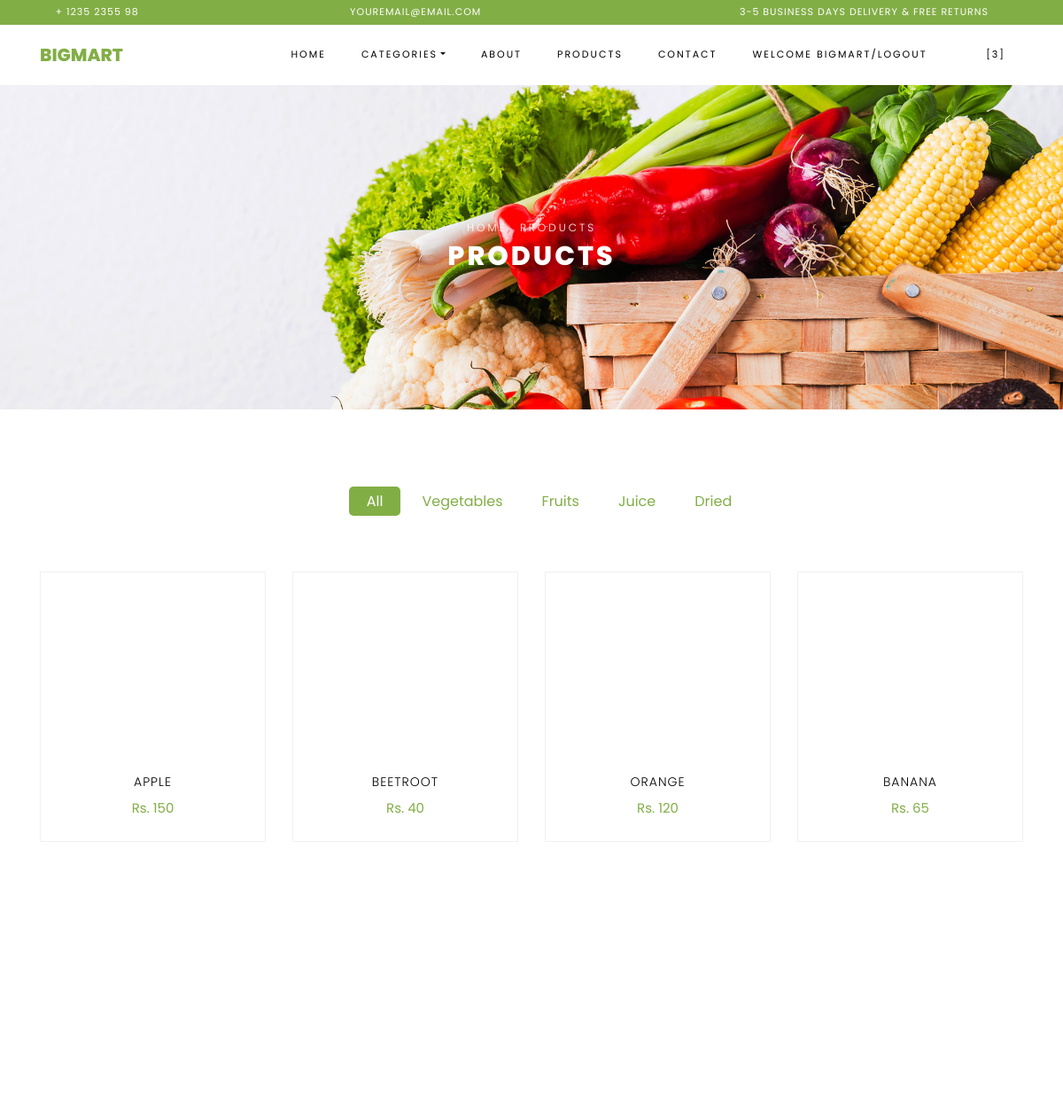
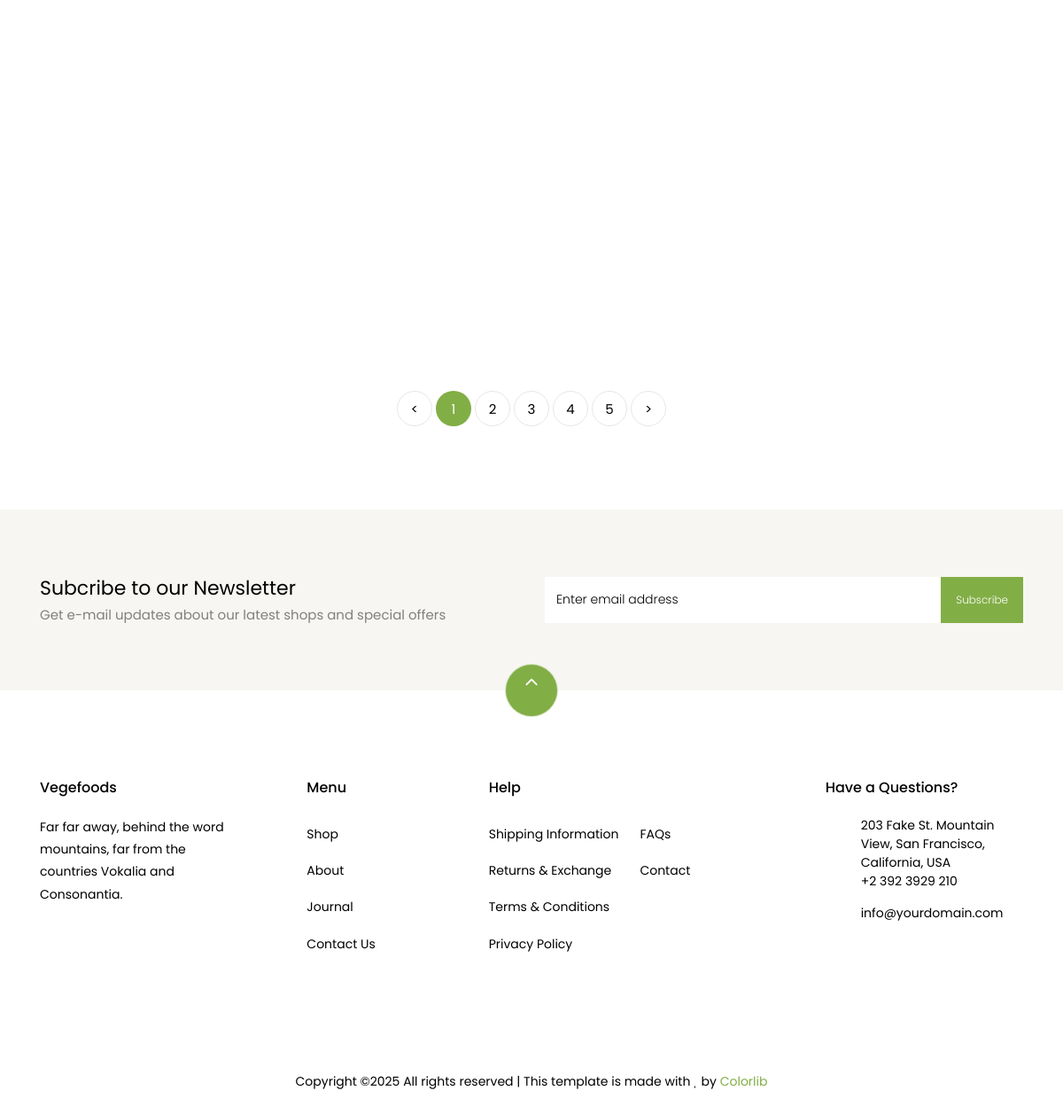
/productpage/ (signed in), run on the app's committed database (2 pictures, top to bottom).
### AdminApp/models.py (models this page shows)
class productdb(models.Model):
    Category_name=models.CharField(max_length=100,null=True,blank=True)
    Product_name=models.CharField(max_length=100,null=True,blank=True)
    Price=models.IntegerField(null=True,blank=True)
    Description=models.CharField(max_length=100,null=True,blank=True)
    Quantity=models.IntegerField(null=True,blank=True)
    Image=models.ImageField(upload_to="Product Images", null=True,blank=True)

### WebApp/views.py (the view)
# urls.py: path("productpage/", views.productpage, name="productpage"),
def productpage(request):
    categories = categorydb.objects.all()
    products=productdb.objects.all()
    cat_data = CartDb.objects.filter(Username=request.session['Username'])
    cat = cat_data.count()
    return render(request,"Product.html",{'products':products,'categories':categories,'cat':cat})

### WebApp/templates/Product.html (shortened to what this page needs)
<!DOCTYPE html>
{% load static %}
<html lang="en">
    <head>
    <link rel="stylesheet" href="{% static 'adminstyle/css/open-iconic-bootstrap.min.css' %}">
    <link rel="stylesheet" href="{% static 'adminstyle/css/animate.css' %}">
    <link rel="stylesheet" href="{% static 'adminstyle/css/owl.carousel.min.css' %}">
    <link rel="stylesheet" href="{% static 'adminstyle/css/owl.theme.default.min.css' %}">
    <link rel="stylesheet" href="{% static 'adminstyle/css/magnific-popup.css' %}">
    <link rel="stylesheet" href="{% static 'adminstyle/css/aos.css' %}">
    <link rel="stylesheet" href="{% static 'adminstyle/css/ionicons.min.css' %}">
    <link rel="stylesheet" href="{% static 'adminstyle/css/bootstrap-datepicker.css' %}">
    <link rel="stylesheet" href="{% static 'adminstyle/css/jquery.timepicker.css' %}">
    <link rel="stylesheet" href="{% static 'adminstyle/css/flaticon.css' %}">
    <link rel="stylesheet" href="{% static 'adminstyle/css/icomoon.css' %}">
    <link rel="stylesheet" href="{% static 'adminstyle/css/style.css' %}">
  </head>
  <body class="goto-here">
<div class="py-1 bg-primary">
    	<div class="container">
    		<div class="row no-gutters d-flex align-items-start align-items-center px-md-0">
	    		<div class="col-lg-12 d-block">
		    		<div class="row d-flex">
		    			<div class="col-md pr-4 d-flex topper align-items-center">
					    	<div class="icon mr-2 d-flex justify-content-center align-items-center"><span class="icon-phone2"></span></div>
						    <span class="text">+ 1235 2355 98</span>
					    </div>
					    <div class="col-md pr-4 d-flex topper align-items-center">
					    	<div class="icon mr-2 d-flex justify-content-center align-items-center"><span class="icon-paper-plane"></span></div>
						    <span class="text">youremail@email.com</span>
					    </div>
					    <div class="col-md-5 pr-4 d-flex topper align-items-center text-lg-right">
						    <span class="text">3-5 Business days delivery &amp; Free Returns</span>
					    </div>
				    </div>
			    </div>
		    </div>
		  </div>
    </div>
       <nav class="navbar navbar-expand-lg navbar-dark ftco_navbar bg-dark ftco-navbar-light" id="ftco-navbar">
	    <div class="container">
	      <a class="navbar-brand" href="{% static 'adminstyle/index.html' %}">BIGMART</a>
	      <div class="collapse navbar-collapse" id="ftco-nav">
	        <ul class="navbar-nav ml-auto">
	          <li class="nav-item active"><a href="{% url 'homePage' %}" class="nav-link">Home</a></li>
	          <li class="nav-item dropdown">
              <a class="nav-link dropdown-toggle" href="#" id="dropdown04" data-toggle="dropdown" aria-haspopup="true" aria-expanded="false">CATEGORIES</a>
            </li>
	          <li class="nav-item"><a href="{% url 'aboutpage' %}" class="nav-link">About</a></li>
	          <li class="nav-item"><a href="{%url 'productpage' %}" class="nav-link">PRODUCTS</a></li>
	          <li class="nav-item"><a href="{% url 'contactpage' %}" class="nav-link">Contact</a></li>
                {% if request.session.Username %}
	          <li class="nav-item"><a href="{% url 'delete_user' %}" class="nav-link">Welcome {{request.session.Username}}/Logout</a></li>
                {% else %}
	          <li class="nav-item"><a href="{% url 'delete_user' %}" class="nav-link">Register/Login</a></li>
                {% endif %}
	          <li ><a href="{% url 'cart' %}" class="nav-link"></a></li>
                <li class="nav-item cta cta-colored">
    <a href="{% url 'cart' %}" class="nav-link">
        <span class="icon-shopping_cart"></span>[{{cat}}]
    </a>
</li>
	        </ul>
	      </div>
	    </div>
	  </nav>
    <div class="hero-wrap hero-bread" style="background-image: url({% static 'adminstyle/images/bg_1.jpg' %});">
      <div class="container">
        <div class="row no-gutters slider-text align-items-center justify-content-center">
          <div class="col-md-9 ftco-animate text-center">
          	<p class="breadcrumbs"><span class="mr-2"><a href="index.html">Home</a></span> <span>Products</span></p>
            <h1 class="mb-0 bread">Products</h1>
          </div>
        </div>
      </div>
    </div>
    <section class="ftco-section">
    	<div class="container">
    		<div class="row justify-content-center">
    			<div class="col-md-10 mb-5 text-center">
    				<ul class="product-category">
    					<li><a href="#" class="active">All</a></li>
    					<li><a href="#">Vegetables</a></li>
    					<li><a href="#">Fruits</a></li>
    					<li><a href="#">Juice</a></li>
    					<li><a href="#">Dried</a></li>
    				</ul>
    			</div>
    		</div>
    		<div class="row">
					{% for d in products %}
    			<div class="col-md-6 col-lg-3 ftco-animate">
    				<div class="product">
    					<a href="{% url 'single_product' pro_id=d.id %}" class="img-prod"><img  height="210px" src="{{d.Image.url}}" alt="Colorlib Template">
    					</a>
    					<div class="text py-3 pb-4 px-3 text-center">
    						<h3><a href="#">{{d.Product_name}}</a></h3>
    						<div class="d-flex">
    							<div class="pricing">
		    						<p class="price"><span class="price-sale">Rs. {{d.Price}}</span></p>
		    					</div>
	    					</div>
    					</div>
    				</div>
    			</div>
					{% endfor %}
    		</div>
    		<div class="row mt-5">
          <div class="col text-center">
            <div class="block-27">
              <ul>
                <li><a href="#">&lt;</a></li>
                <li class="active"><span>1</span></li>
                <li><a href="#">2</a></li>
                <li><a href="#">3</a></li>
                <li><a href="#">4</a></li>
                <li><a href="#">5</a></li>
                <li><a href="#">&gt;</a></li>
              </ul>
            </div>
          </div>
        </div>
    	</div>
    </section>
		<section class="ftco-section ftco-no-pt ftco-no-pb py-5 bg-light">
      <div class="container py-4">
        <div class="row d-flex justify-content-center py-5">
          <div class="col-md-6">
          	<h2 style="font-size: 22px;" class="mb-0">Subcribe to our Newsletter</h2>
          	<span>Get e-mail updates about our latest shops and special offers</span>
          </div>
          <div class="col-md-6 d-flex align-items-center">
            <form action="#" class="subscribe-form">
              <div class="form-group d-flex">
                <input type="text" class="form-control" placeholder="Enter email address">
                <input type="submit" value="Subscribe" class="submit px-3">
              </div>
            </form>
          </div>
        </div>
      </div>
    </section>
    <footer class="ftco-footer ftco-section">
      <div class="container">
      	<div class="row">
      		<div class="mouse">
						<a href="#" class="mouse-icon">
							<div class="mouse-wheel"><span class="ion-ios-arrow-up"></span></div>
						</a>
					</div>
      	</div>
        <div class="row mb-5">
          <div class="col-md">
            <div class="ftco-footer-widget mb-4">
              <h2 class="ftco-heading-2">Vegefoods</h2>
              <p>Far far away, behind the word mountains, far from the countries Vokalia and Consonantia.</p>
              <ul class="ftco-footer-social list-unstyled float-md-left float-lft mt-5">
              </ul>
            </div>
          </div>
          <div class="col-md">
            <div class="ftco-footer-widget mb-4 ml-md-5">
              <h2 class="ftco-heading-2">Menu</h2>
              <ul class="list-unstyled">
                <li><a href="#" class="py-2 d-block">Shop</a></li>
                <li><a href="#" class="py-2 d-block">About</a></li>
                <li><a href="#" class="py-2 d-block">Journal</a></li>
                <li><a href="#" class="py-2 d-block">Contact Us</a></li>
              </ul>
            </div>
          </div>
          <div class="col-md-4">
             <div class="ftco-footer-widget mb-4">
              <h2 class="ftco-heading-2">Help</h2>
              <div class="d-flex">
	              <ul class="list-unstyled mr-l-5 pr-l-3 mr-4">
	                <li><a href="#" class="py-2 d-block">Shipping Information</a></li>
	                <li><a href="#" class="py-2 d-block">Returns &amp; Exchange</a></li>
	                <li><a href="#" class="py-2 d-block">Terms &amp; Conditions</a></li>
	                <li><a href="#" class="py-2 d-block">Privacy Policy</a></li>
	              </ul>
	              <ul class="list-unstyled">
	                <li><a href="#" class="py-2 d-block">FAQs</a></li>
	                <li><a href="#" class="py-2 d-block">Contact</a></li>
	              </ul>
	            </div>
            </div>
          </div>
          <div class="col-md">
            <div class="ftco-footer-widget mb-4">
            	<h2 class="ftco-heading-2">Have a Questions?</h2>
            	<div class="block-23 mb-3">
	              <ul>
	                <li><span class="icon icon-map-marker"></span><span class="text">203 Fake St. Mountain View, San Francisco, California, USA</span></li>
	                <li><a href="#"><span class="icon icon-phone"></span><span class="text">+2 392 3929 210</span></a></li>
	                <li><a href="#"><span class="icon icon-envelope"></span><span class="text">info@yourdomain.com</span></a></li>
	              </ul>
	            </div>
            </div>
          </div>
        </div>
        <div class="row">
          <div class="col-md-12 text-center">
            <p>
						  Copyright &copy;<script>document.write(new Date().getFullYear());</script> All rights reserved | This template is made with <i class="icon-heart color-danger" aria-hidden="true"></i> by <a href="https://colorlib.com" target="_blank">Colorlib</a>
						</p>
          </div>
        </div>
      </div>
    </footer>
  </body>
</html>

### WebApp/static/adminstyle/css/icomoon.css (style rules this page uses)
[class^="icon-"], [class*=" icon-"] { font-family: 'icomoon' !important; speak: none; font-style: normal; font-weight: normal; font-variant: normal; text-transform: none; line-height: 1; -webkit-font-smoothing: antialiased; -moz-osx-font-smoothing: grayscale; }
.icon-heart:before { content: "\f004"; }
.icon-map-marker:before { content: "\f041"; }
.icon-phone:before { content: "\f095"; }
.icon-envelope:before { content: "\f0e0"; }
.icon-paper-plane:before { content: "\f1d8"; }
.icon-phone2:before { content: "\e0cd"; }
.icon-shopping_cart:before { content: "\e8cc"; }

### data on the page
productdb: Product_name "APPLE", Price "150"
productdb: Product_name "BEETROOT", Price "40"
productdb: Product_name "ORANGE", Price "120"
productdb: Product_name "BANANA", Price "65"

### other printed values
{{ request.session.Username }} "BIGMART"
{{ cat }} "3"
